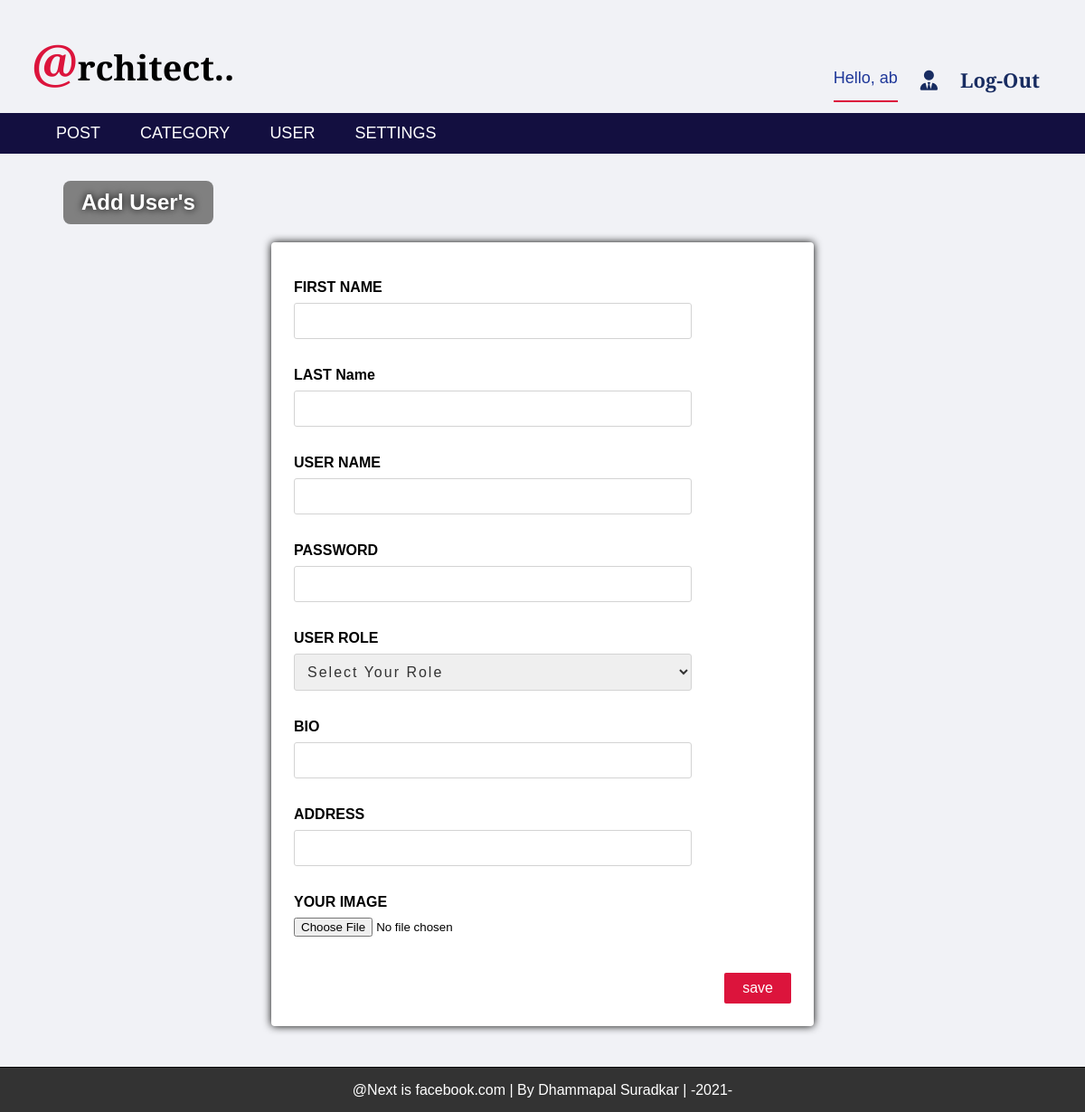
Screenshot of /admin/add_users.php (signed in) with the database file from the repository.
### tables this page shows
CREATE TABLE `settings` (
  `setting_id` int(11) NOT NULL,
  `website_name` varchar(255) NOT NULL,
  `website_logo` varchar(255) NOT NULL,
  `FooterDesc` varchar(300) NOT NULL
);

### admin/add_users.php (the view, shortened to what this page needs)
<?php
  include 'header_nav.php';
?>
<div class="form_settings">
  <h2>Add User's</h2>
  <form action="<?php $_SERVER['PHP_SELF']; ?>" method="post" enctype="multipart/form-data">
    <div class="part p">
      <p><b>FIRST NAME</b></p>
      <input type="text" name="fname" required>
    </div>
    <div class="part p">
      <p><b>LAST Name</b></p>
      <input type="text" name="lname" required>
    </div>
    <div class="part p">
      <p><b>USER NAME</b></p>
      <input type="text" name="username" required>
    </div>
    <div class="part p">
      <p><b>PASSWORD</b></p>
      <input type="password" name="password" required>
    </div>
    <div class="part p">
      <p><b>USER ROLE</b></p>
      <select name="user_role" required>
        <option value="" selected disabled>Select Your Role</option>
      </select>
    </div>
    <div class="part p">
      <p><b>BIO</b></p>
      <input type="text" name="bio" required>
    </div>
    <div class="part p">
      <p><b>ADDRESS</b></p>
      <input type="text" name="address" required>
    </div>
    <div class="part p">
      <p><b>YOUR IMAGE</b></p>
      <input type="file" name="user-img" required>
    </div>
    <div class="part part1 p1">
      <input type="submit" name="save" value="save">
    </div>
  </form>
</div>
<div class="container footer footer_post">
  <?php
     $sql1 = "SELECT FooterDesc FROM settings";
     $squery1 = mysqli_query($conn, $sql1) or die("Error in Query : select");
     $row1 = mysqli_fetch_assoc($squery1);
  ?>
  <p><?php echo $row1['FooterDesc']; ?></p>
</div>

### admin/header_nav.php (shortened to what this page needs)
<!DOCTYPE html>
<html lang="en" dir="ltr">
  <head>
    <link rel="stylesheet" href="../css/style1.css">
    <link rel="stylesheet" href="css/style2.css">
  </head>
  <body>
    <div class="container">
      <div class="head">
        <?php
           include 'connection.php';
           $sql = "SELECT website_name FROM settings";
           $squery = mysqli_query($conn, $sql) or die("Error in Query : select");
           $row = mysqli_fetch_assoc($squery);
        ?>
        <a href="http://localhost:8012/My_Large_Project/cms_news_project/"><span class="t_head"><?php echo substr($row['website_name'],0,1); ?></span><?php echo substr($row['website_name'],1,30); ?></a>
        <div class="log">
          <span class="username">Hello, <?php echo $_SESSION['username']; ?></span>
          <a href="user_page.php"><i class="fas fa-user-tie"></i></a>
          <a href="log-out.php">Log-Out</a>
        </div>
      </div>
      <div class="navbar">
        <ul id="list">
          <div class="link-1">
          <li id="first"><a class="list-item" href="post.php">POST</a></li>
          <?php
             if($_SESSION['role'] == 1){
          ?>
          <div id="hidelinks">
            <li><a class="list-item" href="category.php">CATEGORY</a></li>
            <li><a class="list-item" href="users.php">USER</a></li>
            <li><a class="list-item" href="settings.php">SETTINGS</a></li>
          </div>
          </div>
          <?php } ?>
        </ul>
      </div>
    </div>
  </body>
</html>

### css/style1.css (style rules this page uses)
* { box-sizing: border-box; }
body { margin: 0; font-family: arial; background-color: #f1f2f6; }
.container { width: 100%; }
.container .head { display: flex; justify-content: space-between; background-color: #f1f2f6; width: 100%; padding: 10px; text-align: center; }
.container .head a { display: block; color: black; margin: 20px 0 10px 25px; text-decoration: none; font-size: 38px; font-weight: 600; font-family: 'Cormorant Unicase', serif; }
.container .head a span { font-size: 55px; color: crimson; }
.container .head .log { display: flex; align-self: center; margin-top: 40px; margin-right: 40px; }
.container .head .log a { font-size: 22px; color: #182C61; transition: 0.3s; }
.container .navbar { display: flow-root; }
.container .navbar ul { margin: 0; list-style-type: none; background-color: #130f40; }
.container .navbar ul li a { display: block; color: white; font-size: 18px; padding: 12px 22px; text-decoration: none; transition: 0.2s; }
.footer { background-color: #f1f2f6; border-top: 1px solid black; }
.footer p { padding: 0 0 15px; color: black; text-align: center; margin-bottom: 0; }
.footer { background-color: #333; }
.footer p { color: white; }

### admin/css/style2.css (style rules this page uses)
* { box-sizing: border-box; }
body { margin: 0; font-family: arial; }
.container .head .log .username { color: #1e3799; margin-top: 23px; font-size: 18px; border-bottom: 2px solid crimson; }
.container .navbar ul { display: flow-root; margin: 0; list-style-type: none; background-color: #130f40; }
.container .navbar ul .link-1 { float: left; width: 90%; }
.container .navbar ul li { float: left; }
.form_settings { width: 100%; min-height: 80vh; }
.form_settings h2 { color: white; text-shadow: 0 0 8px black; margin-top: 30px; margin-left: 70px; background-color: gray; border-radius: 8px; padding: 10px 20px; display: inline-block; }
.form_settings form { width: 50%; background-color: white; padding: 25px 25px 0; border-radius: 4px; margin: 0 auto 45px; box-shadow: 0 0 10px black; overflow: auto; transition: 0.3s; }
.form_settings form .part { margin-bottom: 25px; width: 100%; overflow: auto; }
.form_settings form .p { margin-bottom: 15px; }
.form_settings form .part p { margin-bottom: 8px; }
.form_settings form .part input[type='text'], .form_settings form .part input[type='password'],select { width: 80%; padding: 10px; border-radius: 3px; color: #333; font-size: 16px; letter-spacing: 2px; border: 1px solid lightgray; }
.form_settings form .part1 { text-align: right; }
.form_settings form .part input[type='submit'] { background-color: crimson; padding: 8px 20px; border: none; border-radius: 2px; color: white; font-size: 16px; transition: 0.3s; }
.form_settings form .p1 { margin-top: 40px; }
.footer_post { background-color: #333; }
.footer_post p { color: white; }

### rows the page displays
settings: website_name "@", website_name "rchitect..", FooterDesc "@Next is facebook.com | By Dhammapal Suradkar | -2021-"

### other values shown
$_SESSION['username'] "ab"
